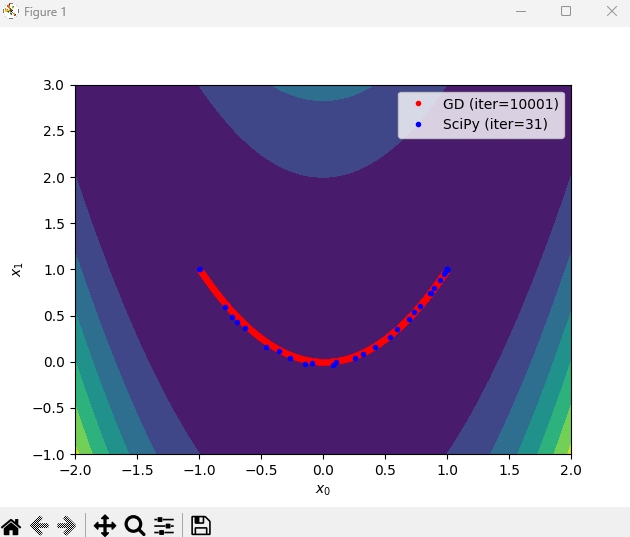

Here is the Python script that generated this plot:
import numpy as np
import matplotlib.pyplot as plt
from scipy.optimize import minimize

if __name__ == '__main__':
    # Define a cost function and its gradient
    f   = lambda x: (1 - x[0])**2 + 100*(x[1] - x[0]**2)**2
    fd  = lambda x: np.array([(-2*(1 - x[0]) - 400*x[0]*(x[1] - x[0]**2)), 200*(x[1] - x[0]**2)]) # TODO: Fill the gradient vector as [df / dx[0], df / dx[1]]

    # Define configuration
    x_init = [-1, 1]   # Please try other initial points
    learn_rate = 0.001 # Please try 0.01, 0.005, and 0.0001
    max_iter = 10000   # Please try 100, 1000, and 100000
    min_tol = 1e-6

    # Optimize the cost function using my gradient descent
    x = np.array(x_init)
    gd_xs = [x]
    for i in range(max_iter):
        # Run the gradient descent
        xp = x
        x = x - learn_rate * fd(x) # TODO: Implement your gradient descent
        gd_xs.append(x)

        # Check the terminal condition
        if np.linalg.norm(x - xp) < min_tol:
            break
    gd_xs = np.array(gd_xs)

    # Optimize the cost function using SciPy
    result = minimize(f, x_init, tol=min_tol, options={'maxiter': max_iter, 'return_all': True})
    sp_xs = np.array(result.allvecs)

    # Visualize the results
    x_range = np.linspace(-2, 2, 100)
    y_range = np.linspace(-1, 3, 100)
    xx, yy = np.meshgrid(x_range, y_range)
    zz = f((xx, yy))
    plt.contourf(xx, yy, zz)
    plt.plot(gd_xs[:,0], gd_xs[:,1], 'r.', label=f'GD (iter={len(gd_xs)})')
    plt.plot(sp_xs[:,0], sp_xs[:,1], 'b.', label=f'SciPy (iter={result.nit})')
    plt.xlabel('$x_0$')
    plt.ylabel('$x_1$')
    plt.legend()
    plt.show()
